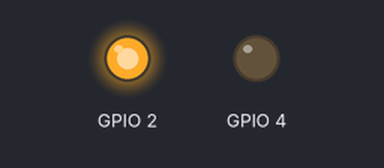
Simulated run of this program. Board: ESP32 board running MicroPython. On the bench: output pins drawn as LEDs (lit = HIGH). What the program prints to the serial console is not drawn. At 11.7 s the program stops and its outputs stay as they are.

Above: at 0.1 s.
At 6.6 s:
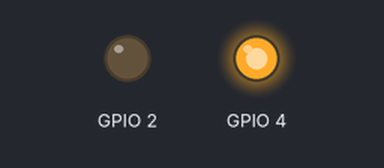
At 11.8 s:
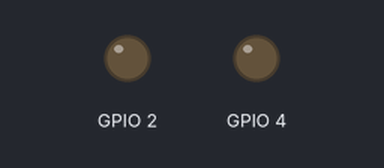
Timing chart, 0 to 13.2 s (numbered marks = the images above):
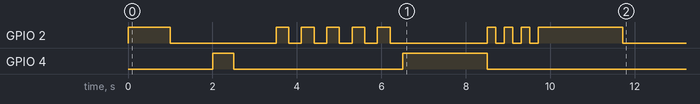

Measured:
- by itself, GPIO 2: LOW → HIGH at 0.00 s, → LOW 1.0 s later, → HIGH 2.5 s later, → LOW 0.30 s later, … (20 changes in this stretch)
- by itself, GPIO 4: LOW → HIGH at 2.0 s, → LOW 0.50 s later, → HIGH 4.0 s later, → LOW 2.0 s later

The program:

ex01_status_led_solution.py
```python
"""
เฉลยแบบฝึกหัดที่ 1: คลาส StatusLED (Exercise 1 Solution: StatusLED Class)
=========================================================================

วัตถุประสงค์ (Objectives):
- เรียนรู้การสร้างคลาสใน MicroPython (Learn to create classes in MicroPython)
- เข้าใจ __init__, methods, และ attributes (Understand __init__, methods, and attributes)
- ควบคุม LED ผ่านการเขียนโปรแกรมเชิงวัตถุ (Control LED using OOP)

ความเชื่อมโยงกับเคมี (Chemistry Connection):
- LED สีแดง/เขียว ใช้แสดงสถานะการทำงาน เช่น pH ปกติ (เขียว) หรือ pH ผิดปกติ (แดง)
- Red/Green LEDs indicate system status, e.g., pH normal (green) or pH abnormal (red)

ขาที่ใช้งาน (Pin Configuration):
- LED สีแดง (Red LED): GPIO2
- LED สีเขียว (Green LED): GPIO4
"""

from machine import Pin
import time


class StatusLED:
    """
    คลาสสำหรับควบคุม LED แสดงสถานะ (Class for controlling status LED)

    ใช้งานในห้องปฏิบัติการเคมีเพื่อแสดงสถานะการทำงาน
    Used in chemistry lab to indicate operational status

    Attributes:
        pin (Pin): ขา GPIO ที่เชื่อมต่อกับ LED (GPIO pin connected to LED)
        _state (bool): สถานะปัจจุบันของ LED (Current state of LED)

    Example:
        led = StatusLED(2)  # สร้าง LED ที่ขา GPIO2 (Create LED on GPIO2)
        led.on()            # เปิด LED (Turn on)
        led.off()           # ปิด LED (Turn off)
    """

    def __init__(self, pin_number: int):
        """
        สร้างออบเจ็กต์ StatusLED (Create StatusLED object)

        Args:
            pin_number: หมายเลขขา GPIO (GPIO pin number)
        """
        # สร้าง Pin object สำหรับ LED โหมด output (Create Pin object for LED in output mode)
        self.pin = Pin(pin_number, Pin.OUT)

        # กำหนดสถานะเริ่มต้นเป็น False (LED ปิด) (Set initial state to False - LED off)
        self._state = False

        # ปิด LED เมื่อเริ่มต้นเพื่อให้แน่ใจว่าสถานะตรงกัน (Turn off LED on init to ensure state matches)
        self.pin.value(0)

    def on(self):
        """
        เปิด LED (Turn on LED)
        """
        # เปิด LED โดยส่งค่า 1 ไปที่ขา (Turn on LED by sending 1 to pin)
        self.pin.value(1)

        # อัปเดตสถานะภายใน (Update internal state)
        self._state = True

    def off(self):
        """
        ปิด LED (Turn off LED)
        """
        # ปิด LED โดยส่งค่า 0 ไปที่ขา (Turn off LED by sending 0 to pin)
        self.pin.value(0)

        # อัปเดตสถานะภายใน (Update internal state)
        self._state = False

    def toggle(self):
        """
        สลับสถานะ LED (Toggle LED state)

        ถ้า LED เปิดอยู่ให้ปิด, ถ้าปิดอยู่ให้เปิด
        If LED is on, turn off; if off, turn on
        """
        # ตรวจสอบสถานะปัจจุบันและสลับ (Check current state and toggle)
        if self._state:
            self.off()
        else:
            self.on()

    def blink(self, times: int = 3, delay_ms: int = 200):
        """
        กระพริบ LED ตามจำนวนครั้งที่กำหนด (Blink LED specified number of times)

        Args:
            times: จำนวนครั้งที่กระพริบ (Number of blinks)
            delay_ms: ระยะเวลาหน่วง (มิลลิวินาที) (Delay in milliseconds)
        """
        # บันทึกสถานะก่อนกระพริบ (Save state before blinking)
        original_state = self._state

        # กระพริบตามจำนวนครั้งที่กำหนด (Blink specified number of times)
        for i in range(times):
            self.on()                    # เปิด LED (Turn on)
            time.sleep_ms(delay_ms)      # รอ (Wait)
            self.off()                   # ปิด LED (Turn off)
            time.sleep_ms(delay_ms)      # รอ (Wait)

        # คืนสถานะเดิม (Restore original state)
        if original_state:
            self.on()

    @property
    def is_on(self) -> bool:
        """
        ตรวจสอบว่า LED เปิดอยู่หรือไม่ (Check if LED is on)

        Returns:
            bool: True ถ้า LED เปิด, False ถ้าปิด
        """
        return self._state


# =============================================================================
# โค้ดทดสอบ (Test Code)
# =============================================================================
if __name__ == "__main__":
    print("=" * 50)
    print("ทดสอบคลาส StatusLED (Testing StatusLED Class)")
    print("=" * 50)

    # สร้าง LED สีแดงและสีเขียว (Create red and green LEDs)
    led_red = StatusLED(2)    # GPIO2 - LED สีแดง (Red LED)
    led_green = StatusLED(4)  # GPIO4 - LED สีเขียว (Green LED)

    print("\n[Test 1] ทดสอบเปิด LED สีแดง (Test turning on red LED)")
    led_red.on()
    print(f"  LED สีแดงเปิด: {led_red.is_on}")  # ควรเป็น True (Should be True)
    assert led_red.is_on == True, "ข้อผิดพลาด: LED ควรเปิด (Error: LED should be on)"
    time.sleep(1)

    print("\n[Test 2] ทดสอบปิด LED สีแดง (Test turning off red LED)")
    led_red.off()
    print(f"  LED สีแดงเปิด: {led_red.is_on}")  # ควรเป็น False (Should be False)
    assert led_red.is_on == False, "ข้อผิดพลาด: LED ควรปิด (Error: LED should be off)"
    time.sleep(1)

    print("\n[Test 3] ทดสอบ toggle LED สีเขียว (Test toggling green LED)")
    print(f"  ก่อน toggle: {led_green.is_on}")  # ควรเป็น False
    assert led_green.is_on == False, "ข้อผิดพลาด: LED ควรปิดตอนเริ่มต้น"

    led_green.toggle()
    print(f"  หลัง toggle ครั้งที่ 1: {led_green.is_on}")  # ควรเป็น True
    assert led_green.is_on == True, "ข้อผิดพลาด: LED ควรเปิดหลัง toggle"
    time.sleep(0.5)

    led_green.toggle()
    print(f"  หลัง toggle ครั้งที่ 2: {led_green.is_on}")  # ควรเป็น False
    assert led_green.is_on == False, "ข้อผิดพลาด: LED ควรปิดหลัง toggle ครั้งที่ 2"
    time.sleep(1)

    print("\n[Test 4] ทดสอบกระพริบ LED สีแดง 5 ครั้ง (Test blinking red LED 5 times)")
    led_red.blink(times=5, delay_ms=300)

    print("\n[Test 5] แสดงสถานะเหมือนในห้องปฏิบัติการ (Lab status indication)")
    print("  สีเขียว = ระบบปกติ, สีแดง = มีข้อผิดพลาด")
    print("  Green = System OK, Red = Error detected")

    # จำลองสถานะ pH ปกติ (Simulate normal pH status)
    print("\n  จำลอง: pH ปกติ (Simulating: Normal pH)")
    led_green.on()
    led_red.off()
    time.sleep(2)

    # จำลองสถานะ pH ผิดปกติ (Simulate abnormal pH status)
    print("  จำลอง: pH ผิดปกติ! (Simulating: Abnormal pH!)")
    led_green.off()
    led_red.blink(times=3, delay_ms=200)
    led_red.on()
    time.sleep(2)

    # ปิด LED ทั้งหมด (Turn off all LEDs)
    led_red.off()
    led_green.off()

    print("\n" + "=" * 50)
    print("การทดสอบเสร็จสิ้น - ผ่านทุกข้อ! (Testing completed - All passed!)")
    print("=" * 50)
```
